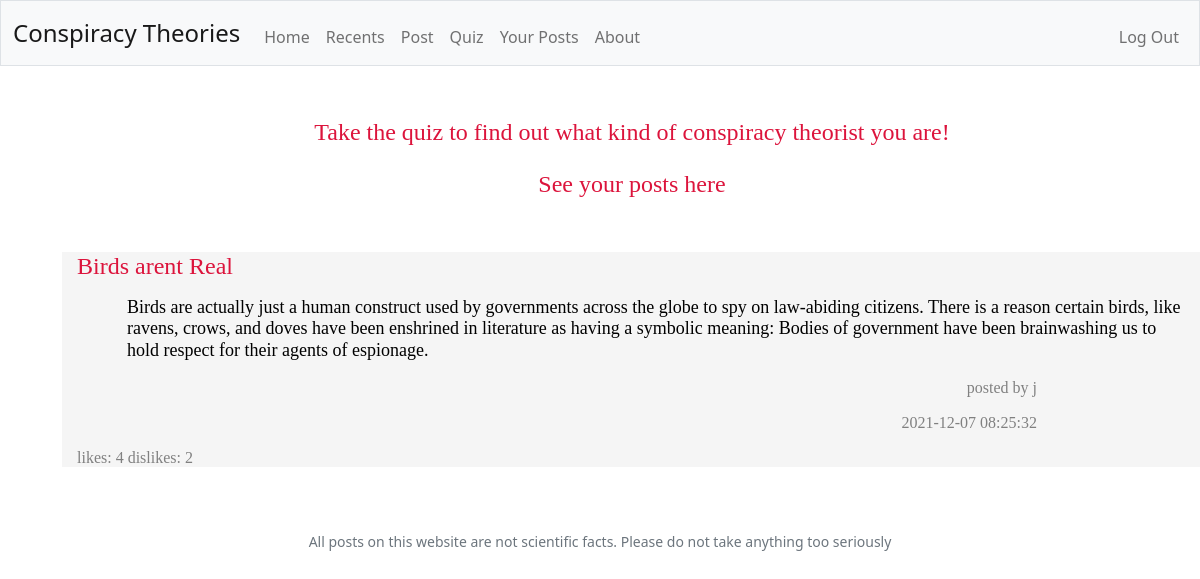
The app's page /your-posts (signed in), older data.
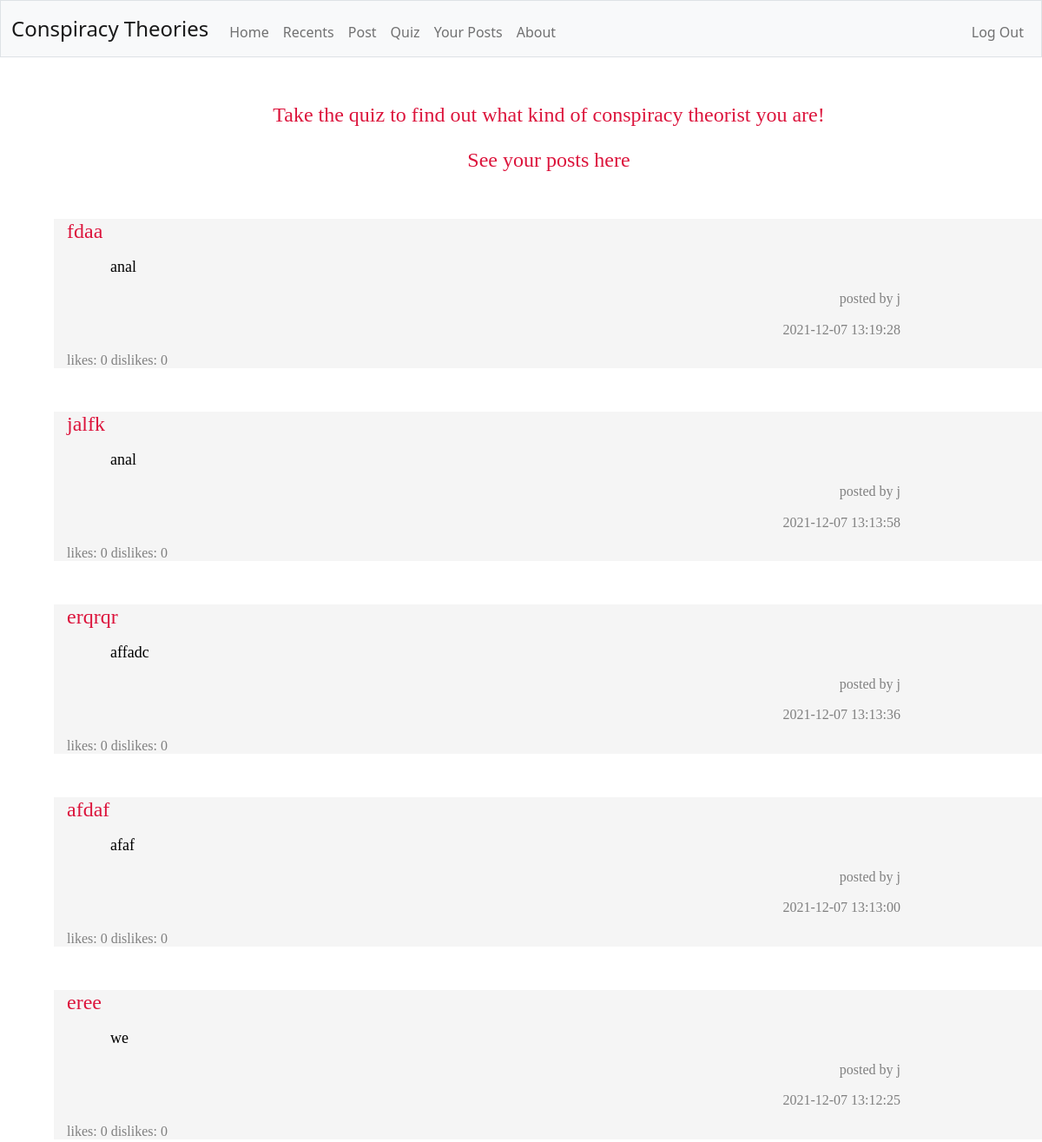
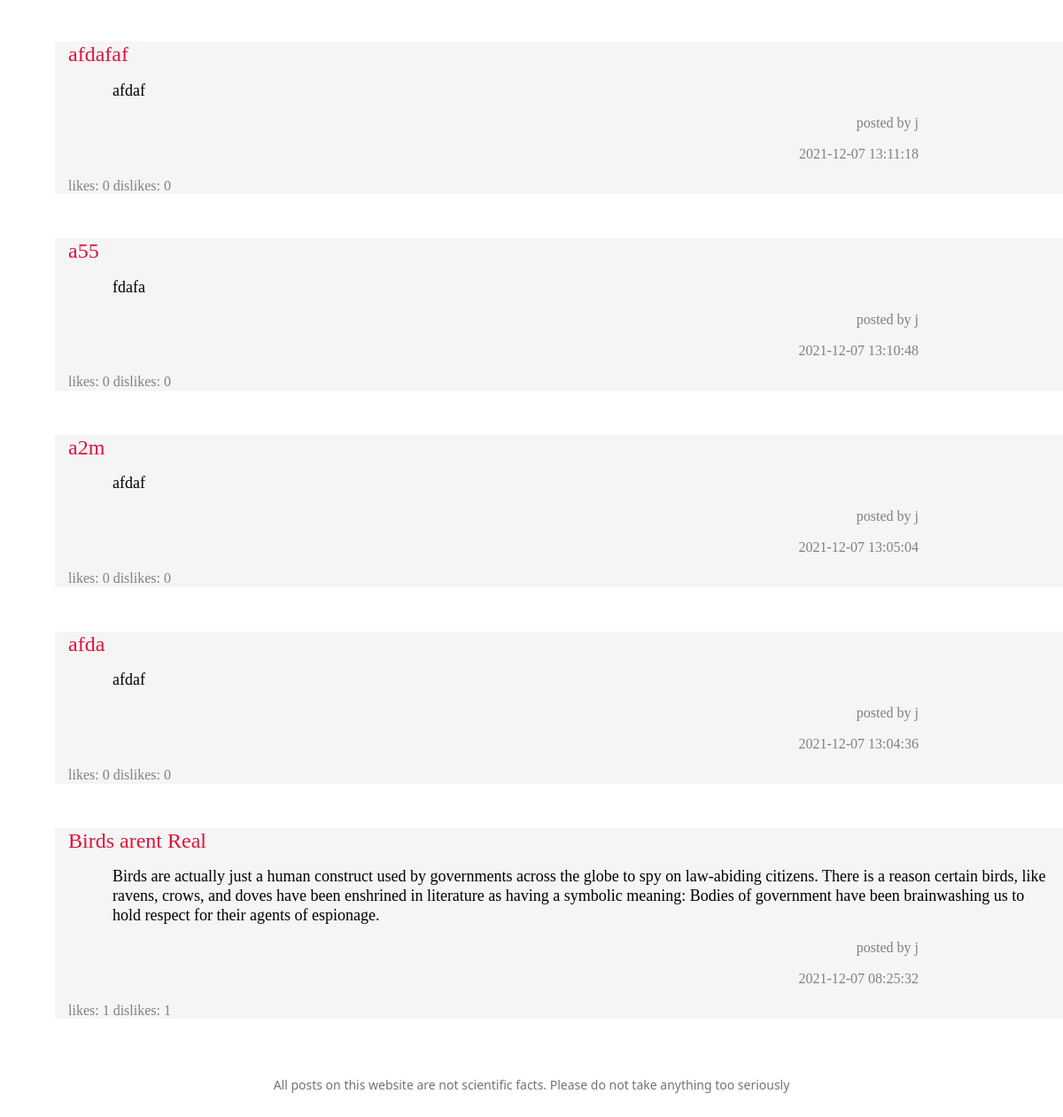
The same page, newer data (2 pictures, top to bottom).
### tables this page shows
CREATE TABLE 'theories' ('name' TEXT, 'user' TEXT, 'content' TEXT, 'upvotes' INTEGER DEFAULT 0 , 'downvotes' INTEGER DEFAULT 0 , date TEXT, id INTEGER, 'genre' TEXT DEFAULT NULL);

### app.py (the view, shortened to what this page needs)
@app.route("/your-posts")
@login_required
def history():
    quizResults = db.execute("SELECT * FROM quiz WHERE username = ?", session["user_id"])
    try:
        results = "Based on our analysis from the quiz... you are a "
    except:
        results = "Take the quiz to find out what kind of conspiracy theorist you are!"
    pastTheories = db.execute("SELECT * FROM theories WHERE id = ? ORDER BY date DESC", session["user_id"])
    return render_template("history.html", results=results, quizResults=quizResults, pastTheories=pastTheories)

### app.py (called while the page is built)
@app.after_request
def after_request(response):
    response.headers["Cache-Control"] = "no-cache, no-store, must-revalidate"
    response.headers["Expires"] = 0
    response.headers["Pragma"] = "no-cache"
    return response

### helpers.py (called while the page is built)
def login_required(f):
    @wraps(f)
    def decorated_function(*args, **kwargs):
        if session.get("user_id") is None:
            return redirect("/login")
        return f(*args, **kwargs)
    return decorated_function

### templates/history.html (shortened to what this page needs)
<!DOCTYPE html>
<html lang="en">
    <head>
        <link href="https://cdn.jsdelivr.net/npm/bootstrap@5.1.3/dist/css/bootstrap.min.css" rel="stylesheet">
        <link href="/static/styles.css" rel="stylesheet">
    </head>
    <body>
        <nav class="bg-light border navbar navbar-expand-md navbar-light">
            <div class="container-fluid">
                <a class="navbar-brand" href="/">Conspiracy Theories</a>
                <div class="collapse navbar-collapse" id="navbar">
                    {% if session["user_id"] %}
                        <ul class="navbar-nav me-auto mt-2">
                            <li class="nav-item"><a class="nav-link" href="/">Home</a></li>
                            <li class="nav-item"><a class="nav-link" href="/recents">Recents</a></li>
                            <li class="nav-item"><a class="nav-link" href="/post">Post</a></li>
                            <li class="nav-item"><a class="nav-link" href="/quiz">Quiz</a></li>
                            <li class="nav-item"><a class="nav-link" href="/your-posts">Your Posts</a></li>
                            <li class="nav-item"><a class="nav-link" href="/about">About</a></li>
                        </ul>
                        <ul class="navbar-nav ms-auto mt-2">
                            <li class="nav-item"><a class="nav-link" href="/logout">Log Out</a></li>
                        </ul>
                    {% else %}
                        <ul class="navbar-nav ms-auto mt-2">
                            <li class="nav-item"><a class="nav-link" href="/register">Register</a></li>
                            <li class="nav-item"><a class="nav-link" href="/login">Log In</a></li>
                        </ul>
                    {% endif %}
                </div>
            </div>
        </nav>
        <main class="container-fluid py-5 text-center">
            {% block main %}
                <div class="container crimson large">
                    <p>{{ results }}</p>
                    <p>See your posts here</p>
                </div>
                {% for post in pastTheories %}
                <div class="container grey">
                    <h1 class="leftAlign crimson">{{ post.name }}</p>
                    <p class="paragraph black">{{ post.content }}</p>
                    <p class="author darkgrey">posted by {{ post.user }}</p>
                    <p class="author darkgrey">{{ post.date }}</p>
                    <p class="votes darkgrey">likes: {{ post.upvotes }} dislikes: {{ post.downvotes }}</p>
                </div>
                {% endfor %}
            {% endblock %}
        </main>
        <footer class="mb-5 small text-center text-muted">
            All posts on this website are not scientific facts. Please do not take anything too seriously
        </footer>
    </body>
</html>

Row changes from the older to the newer data that the page shows:
added theories: name "fdaa", content "anal", user "j", date "2021-12-07 13:19:28", upvotes "0", downvotes "0"
added theories: name "jalfk", content "anal", user "j", date "2021-12-07 13:13:58", upvotes "0", downvotes "0"
added theories: name "erqrqr", content "affadc", user "j", date "2021-12-07 13:13:36", upvotes "0", downvotes "0"
added theories: name "afdaf", content "afaf", user "j", date "2021-12-07 13:13:00", upvotes "0", downvotes "0"
added theories: name "eree", content "we", user "j", date "2021-12-07 13:12:25", upvotes "0", downvotes "0"
added theories: name "afdafaf", content "afdaf", user "j", date "2021-12-07 13:11:18", upvotes "0", downvotes "0"
added theories: name "a55", content "fdafa", user "j", date "2021-12-07 13:10:48", upvotes "0", downvotes "0"
added theories: name "a2m", content "afdaf", user "j", date "2021-12-07 13:05:04", upvotes "0", downvotes "0"
added theories: name "afda", content "afdaf", user "j", date "2021-12-07 13:04:36", upvotes "0", downvotes "0"
changed theories "Birds arent Real": upvotes "4" → "1"; downvotes "2" → "1"
